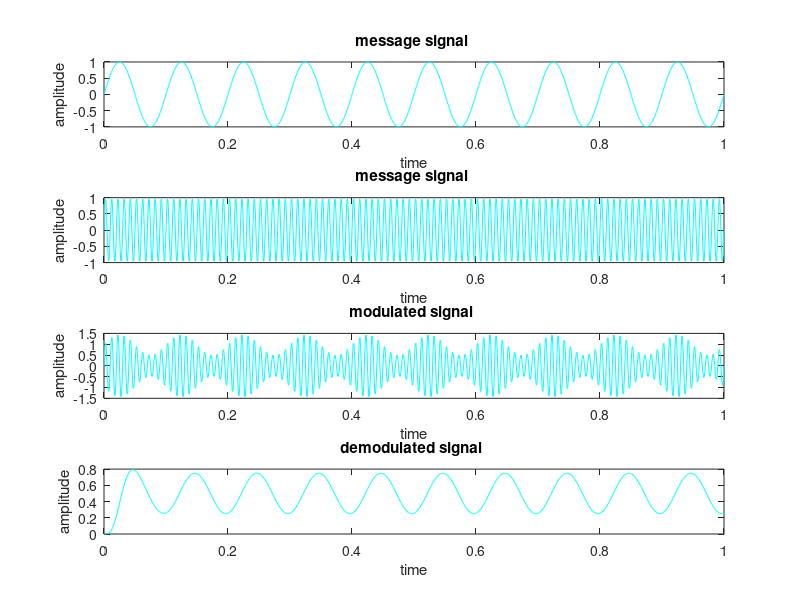

MATLAB code for this plot:
t = 0 : 0.001 : 1;
fc = 100;
fm = 10;
am = 1;
ac = 1;
%% generating message signal 
mt = am*sin(2*pi*fm*t);
subplot(4,1,1);
plot(t,mt,'c');
title('message signal ');
xlabel('time');
ylabel('amplitude');
%% generating carrier  signal
ct = ac*sin(2*pi*fc*t);
subplot(4,1,2);
plot(t,ct,'c');
title('message signal ');
xlabel('time');
ylabel('amplitude');
%% generating modulated signal 
k = 0.5;
yt = ac.*(1+k*am.*sin(2*pi*fm*t)).*sin(2*pi*fc*t);
subplot(4,1,3);
plot(t,yt,'c');
title('modulated signal ');
xlabel('time');
ylabel('amplitude');
%% generating demodulated signal 
r = yt.*ct;
[b,a] = butter(4,0.04);
%[b,a] = butter(n,Wn) returns the transfer function coefficients of an nth-order lowpass digital Butterworth filter with normalized cutoff frequency Wn.
mr = filter(b,a,r);
subplot(4,1,4);
plot(t,mr,'c');
title('demodulated signal ');
xlabel('time');
ylabel('amplitude');
